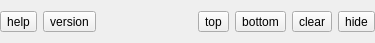
<?xml version="1.0" encoding="UTF-8"?>
<ui version="4.0">
 <class>MMsgTitle</class>
 <widget class="QWidget" name="MMsgTitle">
  <property name="geometry">
   <rect>
    <x>0</x>
    <y>0</y>
    <width>375</width>
    <height>43</height>
   </rect>
  </property>
  <property name="windowTitle">
   <string notr="true"/>
  </property>
  <layout class="QHBoxLayout" name="horizontalLayout">
   <item>
    <widget class="QToolButton" name="btHelp">
     <property name="text">
      <string>help</string>
     </property>
     <property name="toolButtonStyle">
      <enum>Qt::ToolButtonTextBesideIcon</enum>
     </property>
    </widget>
   </item>
   <item>
    <widget class="QToolButton" name="btVersion">
     <property name="text">
      <string>version</string>
     </property>
     <property name="toolButtonStyle">
      <enum>Qt::ToolButtonTextBesideIcon</enum>
     </property>
    </widget>
   </item>
   <item>
    <widget class="MLabel" name="label" native="true">
     <property name="sizePolicy">
      <sizepolicy hsizetype="Expanding" vsizetype="Preferred">
       <horstretch>0</horstretch>
       <verstretch>0</verstretch>
      </sizepolicy>
     </property>
     <property name="cursor">
      <cursorShape>OpenHandCursor</cursorShape>
     </property>
     <property name="mouseTracking">
      <bool>true</bool>
     </property>
    </widget>
   </item>
   <item>
    <widget class="QToolButton" name="btTop">
     <property name="text">
      <string>top</string>
     </property>
     <property name="icon">
      <iconset resource="resfile.qrc">
       <normaloff>:/new/icons/icons/uparrowto.png</normaloff>:/new/icons/icons/uparrowto.png</iconset>
     </property>
     <property name="shortcut">
      <string>Ctrl+Home</string>
     </property>
     <property name="toolButtonStyle">
      <enum>Qt::ToolButtonTextBesideIcon</enum>
     </property>
    </widget>
   </item>
   <item>
    <widget class="QToolButton" name="btBottom">
     <property name="text">
      <string>bottom</string>
     </property>
     <property name="icon">
      <iconset resource="resfile.qrc">
       <normaloff>:/new/icons/icons/downarrowto.png</normaloff>:/new/icons/icons/downarrowto.png</iconset>
     </property>
     <property name="shortcut">
      <string>Ctrl+End</string>
     </property>
     <property name="toolButtonStyle">
      <enum>Qt::ToolButtonTextBesideIcon</enum>
     </property>
    </widget>
   </item>
   <item>
    <widget class="QToolButton" name="btClear">
     <property name="text">
      <string>clear</string>
     </property>
    </widget>
   </item>
   <item>
    <widget class="QToolButton" name="btHide">
     <property name="toolTip">
      <string>hide</string>
     </property>
     <property name="text">
      <string>hide</string>
     </property>
     <property name="icon">
      <iconset resource="resfile.qrc">
       <normaloff>:/new/icons/icons/stop.png</normaloff>:/new/icons/icons/stop.png</iconset>
     </property>
    </widget>
   </item>
  </layout>
 </widget>
 <layoutdefault spacing="6" margin="0"/>
 <customwidgets>
  <customwidget>
   <class>MLabel</class>
   <extends>QWidget</extends>
   <header>mlabel.h</header>
   <container>1</container>
  </customwidget>
 </customwidgets>
 <resources>
  <include location="resfile.qrc"/>
 </resources>
 <connections/>
</ui>
